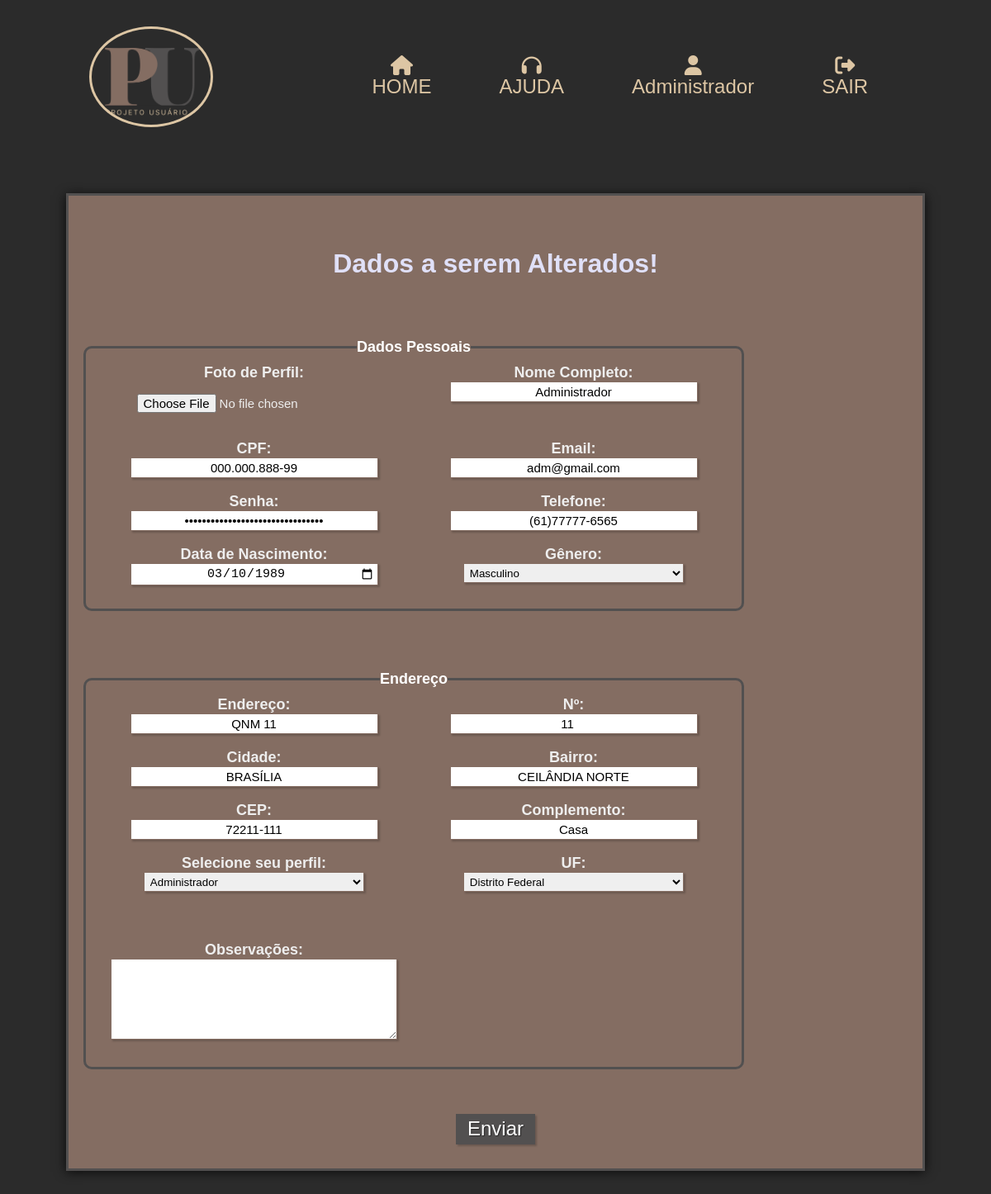
The page /view/alterar_usu.php?id_usuario=1 (signed in) on the database as committed earlier.
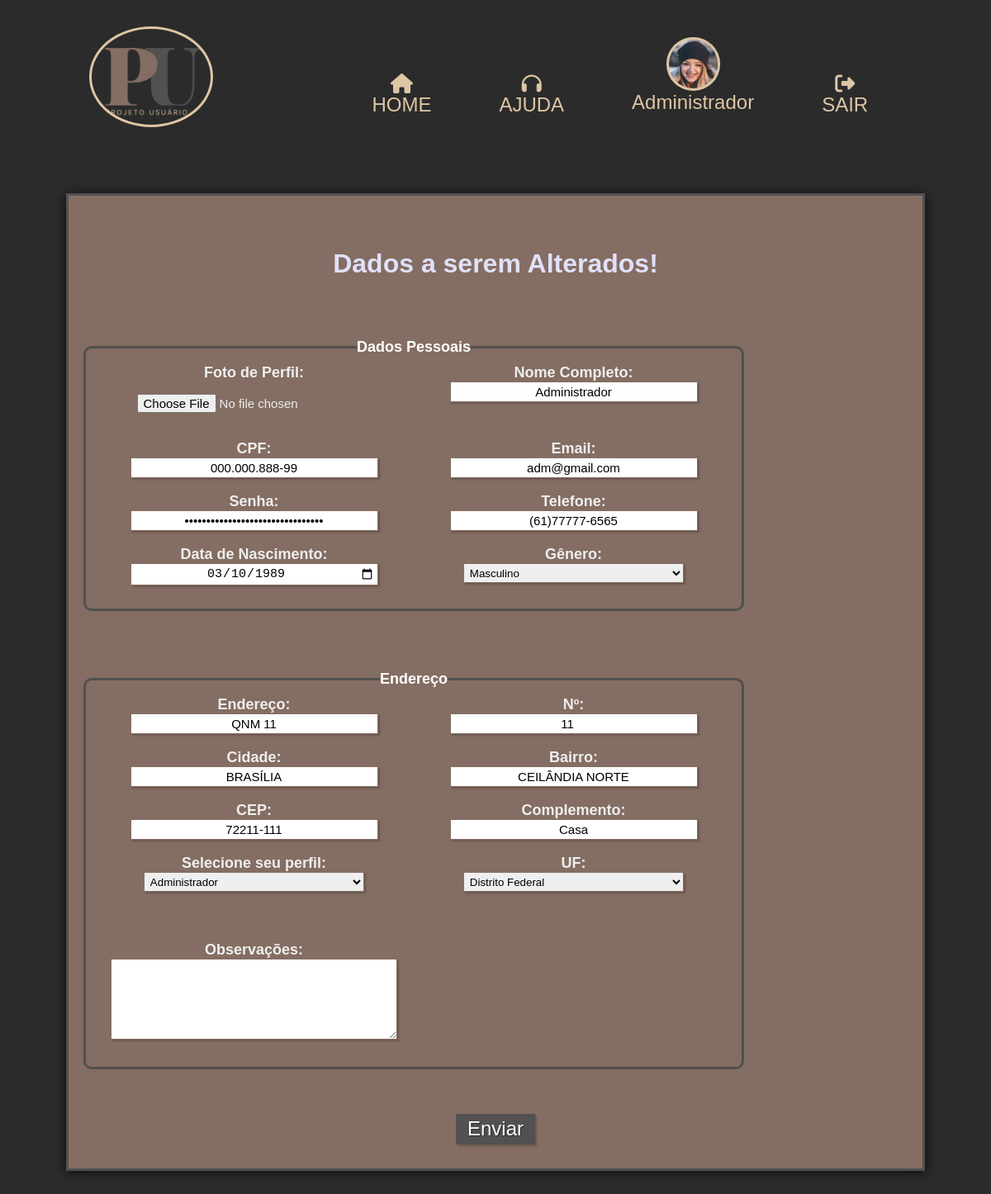
The same page on the database as committed later.
### tables this page shows
CREATE TABLE `usuario` (
  `id_usuario` INT(11) NOT NULL AUTO_INCREMENT,
  `nome_usu` VARCHAR(100) NOT NULL,
  `email` VARCHAR(100) NOT NULL,
  `senha` VARCHAR(50) NOT NULL,
  `telefone` VARCHAR(20) DEFAULT NULL,
  `cpf` VARCHAR(14) DEFAULT NULL,
  `sexo` ENUM('masculino', 'feminino', 'naoBinario', 'naoDeclarar') NOT NULL COMMENT 'Masculino\\nFeminino\\nNão Binário\\nNão Declarar',
  `dt_nascimento` DATE DEFAULT NULL,
  `endereco` VARCHAR(70) DEFAULT NULL,
  `numero` CHAR(7) DEFAULT NULL,
  `complemento` VARCHAR(15) DEFAULT NULL,
  `bairro` VARCHAR(70) DEFAULT NULL,
  `cidade` VARCHAR(70) DEFAULT NULL,
  `cep` CHAR(9) DEFAULT NULL,
  `uf` CHAR(2) DEFAULT NULL,
  `foto` VARCHAR(50) DEFAULT NULL,
  `obs` TEXT DEFAULT NULL,
  `situacao` VARCHAR(10) DEFAULT 'Ativo' COMMENT 'Ativo\\nCancelado\\nBloqueado',
  `fk_id_perfil` INT(11) NOT NULL,
  PRIMARY KEY (`id_usuario`, `fk_id_perfil`),
  INDEX `fk_usuario_perfil_usu1_idx` (`fk_id_perfil` ASC) ,
  CONSTRAINT `fk_usuario_perfil_usu1`
    FOREIGN KEY (`fk_id_perfil`)
    REFERENCES `perfil` (`id_perfil`)
    ON DELETE NO ACTION
    ON UPDATE NO ACTION);

### model/conexao.php (called while the page is built)
<?php
class Conexao{
    private static $conexao;
    public static function getInstance(){
        if(!isset(self::$conexao)){
            try{
                $options = array(
                    PDO::ATTR_PERSISTENT => true,
                    PDO::MYSQL_ATTR_INIT_COMMAND => 'SET NAMES UTF8',
                    PDO::ATTR_ERRMODE => PDO::ERRMODE_EXCEPTION
                );
                    self::$conexao = new PDO("mysql:host=localhost;dbname=projeto_usu","root","",$options);
            }catch(PDOException $exc){
                echo "Erro ao conectar ao banco ".$exc->getMessage();
            }
        }
        return self::$conexao;
    }
}

### model/usuarioDAO.php (called while the page is built, shortened)
<?php
require_once 'conexao.php';
require_once 'usuarioDTO.php';
class UsuarioDAO{
    public $pdo ;
    public function __construct(){
        $this->pdo = Conexao::getInstance();
    }
    public function buscarPorID($id) {
        try {
            $sql = "SELECT * FROM usuario WHERE id_usuario=?";
            $stmt = $this->pdo->prepare($sql);
            $stmt->bindValue(1,$id);
            $stmt->execute();
            if ($stmt->rowCount() > 0) {
                $usuarioFetch = $stmt->fetch(PDO::FETCH_ASSOC);
                $usuarioDTO = new UsuarioDTO();
                $usuarioDTO->setId_usuario($usuarioFetch["id_usuario"]);
                $usuarioDTO->setNome_usu($usuarioFetch["nome_usu"]);
                $usuarioDTO->setEmail($usuarioFetch["email"]);
                $usuarioDTO->setSenha($usuarioFetch["senha"]);
                $usuarioDTO->setCpf($usuarioFetch["cpf"]);
                $usuarioDTO->setTelefone($usuarioFetch["telefone"]);
                $usuarioDTO->setSexo($usuarioFetch["sexo"]);
                $usuarioDTO->setDt_nascimento($usuarioFetch["dt_nascimento"]);
                $usuarioDTO->setEndereco($usuarioFetch["endereco"]);
                $usuarioDTO->setNumero($usuarioFetch["numero"]);
                $usuarioDTO->setComplemento($usuarioFetch["complemento"]);
                $usuarioDTO->setBairro($usuarioFetch["bairro"]);
                $usuarioDTO->setCidade($usuarioFetch["cidade"]);
                $usuarioDTO->setUf($usuarioFetch["uf"]);
                $usuarioDTO->setCep($usuarioFetch["cep"]);
                $usuarioDTO->setSituacao($usuarioFetch["situacao"]);
                $usuarioDTO->setFoto($usuarioFetch["foto"]);
                $usuarioDTO->setObs($usuarioFetch["obs"]);
                $usuarioDTO->setId_Perfil($usuarioFetch["fk_id_perfil"]);
                return $usuarioDTO;
            }
            return false;
        } catch (PDOException $exc) {
            echo $exc->getMessage();
            die();
        }
    }
    public function mostrarFoto($id) {
        try{
            $sql = "SELECT * FROM usuario u INNER JOIN perfil p ON u.fk_id_perfil = p.id_perfil WHERE id_usuario=?";
            $stmt = $this->pdo->prepare($sql);
            $stmt->bindValue(1, $id);
            $stmt->execute();
            $usuarioFetch = $stmt->fetch(PDO::FETCH_ASSOC);
           if($usuarioFetch != null){
                $usuarioDTO = new usuarioDTO();
                    return $usuarioFetch;
               }
               return null;
           }catch(PDOException $exc){
           echo $exc->getMessage();
       }
    }
}

### model/usuarioDTO.php (called while the page is built, shortened)
<?php
class UsuarioDTO{
    private $nome_usu;
    private $email;
    private $senha;
    private $cpf;
    private $telefone;
    private $sexo;
    private $dt_nascimento;
    private $endereco;
    private $numero;
    private $complemento;
    private $bairro;
    private $cidade;
    private $uf;
    private $cep;
    private $foto;
    public function setId_usuario($id_usuario)
    {
        return $this;
    }
    public function getNome_usu(){
        return $this->nome_usu;
    }
    public function setNome_usu($nome_usu)
    {
        $this->nome_usu = ucwords(trim($nome_usu));
        return $this;
    }
    public function getEmail()
    {
        return $this->email;
    }
    public function setEmail($email)
    {
        $this->email = strtolower(trim($email));
        return $this;
    }
    public function getSenha()
    {
        return $this->senha;
    }
    public function setSenha($senha)
    {
        $this->senha = strtolower(trim($senha));
        return $this;
    }
    public function getCpf(){
        return $this->cpf;
    }
    public function setCpf($cpf)
    {
        $this->cpf = $cpf;
        return $this;
    }
    public function getTelefone(){
        return $this->telefone;
    }
    public function setTelefone($telefone){
        $this->telefone = $telefone;
    }
    public function getSexo(){
        return $this->sexo;
    }
    public function setSexo($sexo){
        $this->sexo = $sexo;
    }
    public function getDt_nascimento(){
        return $this->dt_nascimento;
    }
    public function setDt_nascimento($dt_nascimento){
        $this->dt_nascimento = $dt_nascimento;
    }
    public function getFoto(){
        return $this->foto;
    }
    public function setFoto($foto){
        $this->foto = $foto;
    }
    public function getEndereco(){
        return $this->endereco;
    }
    public function setEndereco($endereco)
    {
        $this->endereco = $endereco;
        return $this;
    }
    public function getNumero(){
        return $this->numero;
    }
    public function setNumero($numero)
    {
        $this->numero = $numero;
        return $this;
    }
    public function getComplemento(){
        return $this->complemento;
    }
    public function setComplemento($complemento)
    {
        $this->complemento = $complemento;
        return $this;
    }
    public function getBairro(){
        return $this->bairro;
    }
    public function setBairro($bairro)
    {
        $this->bairro = $bairro;
        return $this;
    }
    public function getCidade(){
        return $this->cidade;
    }
    public function setCidade($cidade)
    {
        $this->cidade = $cidade;
        return $this;
    }
    public function getUf(){
        return $this->uf;
    }
    public function setUf($uf)
    {
        $this->uf = $uf;
        return $this;
    }
    public function getCep(){
        return $this->cep;
    }
    public function setCep($cep)
    {
        $this->cep = $cep;
        return $this;
    }
    public function setSituacao($situacao)
    {
        return $this;
    }
    public function setId_perfil($id_perfil)
    {
        return $this;
    }
}

### view/alterar_usu.php (the view, shortened to what the rows shown need)
<?php
require_once '../model/usuarioDAO.php';
$usuarioDAO = new UsuarioDAO();
if(isset($_SESSION['id_usuario'])){
    $nome_usuario = $_SESSION['nome_usu'];
    $id = $_SESSION['id_usuario'];
    $id_perfil = $_SESSION['id_perfil'];
    $usuario = $usuarioDAO->buscarPorID($id);
    $usuarioFetch = $usuarioDAO->mostrarFoto($id);
}else{
    $nome_usuario = "";
    header("Location: ../index.php?msg=Usuário não encontrado");
    exit();
}
?>
<!DOCTYPE html>
<html lang="pt-br">
<head>
    <link rel="stylesheet" href="../css/cadastro.css">
    <link rel="stylesheet" href="../css/style.css">
    <link rel="stylesheet" href="https://cdnjs.cloudflare.com/ajax/libs/font-awesome/6.4.0/css/all.min.css" />
    <link rel="stylesheet" href="https://cdn.jsdelivr.net/npm/sweetalert2@11.0.18/dist/sweetalert2.min.css">
</head>
<body>
    <header class="main_header">
        <nav class="navbar">
            <?php
                if (!empty($nome_usuario)) {
                    if ($id_perfil == 1 || $id_perfil == 2 || $id_perfil == 3) {
                        $foto = $usuarioFetch['foto'] ?? "";
                        echo '<a href="perfil_usu.php">';
                        if ($foto) {
                                echo '<img src="../assets/pessoas/'.$foto.'" alt="Foto do Cliente">';
                            } else {
                                echo '<i class="fa-solid fa-user"></i>';
                            }
                        echo $nome_usuario.'</a>';
                    }
                }
            ?>
        </nav>
    </header>
    <main id="container">
        <h1>Dados a serem Alterados!</h1>
        <form action="../control/alterar_cliente_control.php" method="post" enctype="multipart/form-data">
            <fieldset class="grupo">
                <div class="field">
                    <label for="foto"><strong>Foto de Perfil:</strong></label>
                    <input type="file" name="foto" class="input" value="<?= $usuario->getFoto()?>" required>
                </div>
                <div class="field">
                    <label for="nome_usu"><strong>Nome Completo:</strong><br></label>
                    <input type="text" name="nome_usu" class="input" value="<?= $usuario->getNome_usu()?>" required>
                </div>
                <div class="field">
                    <label for="cpf"><strong>CPF:</strong><br></label>
                    <input type="text" name="cpf" value="<?= $usuario->getCpf()?>" class="input">
                </div>
                <div class="field">
                    <label for="email"><strong>Email:</strong><br></label>
                    <input type="text" name="email" value="<?= $usuario->getEmail()?>" class="input">
                </div>
                <div class="field">
                    <label for="senha"><strong>Senha:</strong><br></label>
                    <input type="password" name="senha" value="<?= $usuario->getSenha()?>" class="input">
                </div>
                <div class="field">
                    <label for="telefone"><strong>Telefone:</strong><br></label>
                    <input type="tel" name="telefone" value="<?= $usuario->getTelefone()?>" class="input">
                </div>
                <div class="field">
                    <label for="dt_nascimento"><strong>Data de Nascimento:</strong><br></label>
                    <input type="date" name="dt_nascimento" value="<?= $usuario->getDt_nascimento()?>" class="input">
                </div>
                <div class="field">
                    <label for="sexo"><strong>Gênero:</strong></label><br>
                    <select id="sexo" name="sexo" required>
                        <option value="masculino" <?=($usuario->getSexo() == 'masculino') ? 'selected' : ''; ?>>Masculino</option>
                    </select>
                </div>
            </fieldset>
            <fieldset class="grupo">
                <div class="field">
                    <label for="endereco"><strong>Endereço:</strong><br></label>
                    <input type="text" name="endereco" value="<?= $usuario->getEndereco()?>" class="input">
                </div>
                <div class="field">
                    <label for="numero"><strong>Nº:</strong><br></label>
                    <input type="number" name="numero" value="<?= $usuario->getNumero()?>" class="input">
                </div>
                <div class="field">
                    <label for="cidade"><strong>Cidade:</strong><br></label>
                    <input type="text" name="cidade" value="<?= $usuario->getCidade()?>" class="input">
                </div>
                <div class="field">
                    <label for="bairro"><strong>Bairro:</strong><br></label>
                    <input type="text" name="bairro" value="<?= $usuario->getBairro()?>" class="input">
                </div>
                <div class="field">
                    <label for="cep"><strong>CEP:</strong><br></label>
                    <input type="text" name="cep" value="<?= $usuario->getCep()?>" class="input">
                </div>
                <div class="field">
                    <label for="complemento"><strong>Complemento:</strong><br></label>
                    <input type="text" name="complemento" value="<?= $usuario->getComplemento()?>" class="input">
                </div>
                <div class="field">
                    <label for="uf"><strong>UF:</strong></label><br>
                    <select id="estado" name="uf" required>
                        <option value="DF" <?=($usuario->getUf() == 'DF') ? 'selected' : ''; ?>>Distrito Federal</option>
                    </select><br><br><br>
                </div>
            </fieldset> <br><br><br>
        </form>
    </main>
</body>
</html>

Rows that differ between the two databases and show on the page:
changed usuario "Administrador": foto: picture added; foto empty → "pic-2.png" (drawn)
